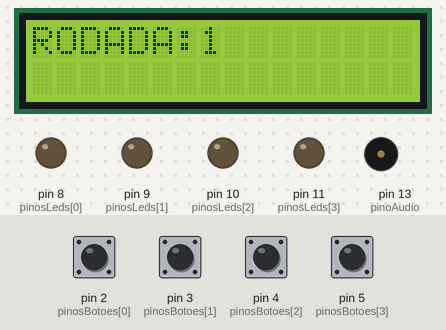
A sketch run on a simulated Arduino Uno, built with avr-gcc and run on an emulated ATmega328P. Shown: 16×2 character LCD, output pins drawn as LEDs (lit = HIGH), buzzer (waves = sounding). The test bench sets the inputs (shaded band); at power-on: pin 2 (pinosBotoes[0]), pin 3 (pinosBotoes[1]), pin 4 (pinosBotoes[2]), pin 5 (pinosBotoes[3]) HIGH. Random numbers use the default seed unless the sketch sets one.

Above: at 1.7 s.
1.8 s: pin 2 (pinosBotoes[0]) pulled LOW for 1 s
At 4.4 s:
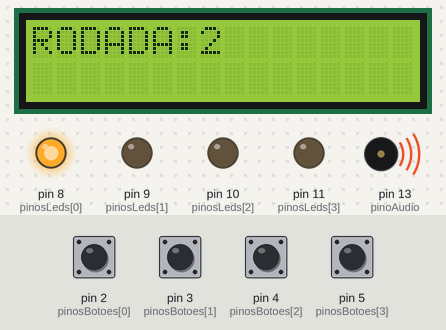
5.8 s: pin 3 (pinosBotoes[1]) pulled LOW for 0.15 s
At 8.8 s:
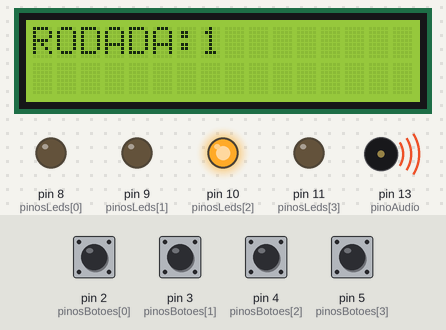
8.9 s: pin 5 (pinosBotoes[3]) pulled LOW for 1 s
At 9.48 s:
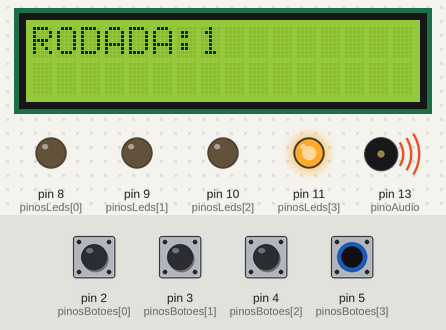
Timing chart, 0 to 14.3 s (numbered marks = the images above; inputs shaded):
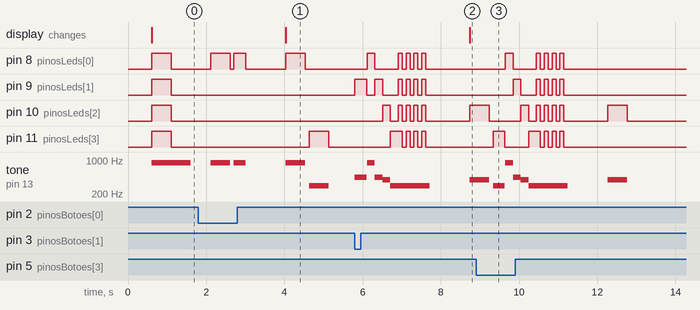

The sketch:

genius_com_tela_i2c.ino
```cpp
#include <Wire.h>
#include <LiquidCrystal_I2C.h>

#define endereco 0x27
#define colunas 16
#define linhas 2

LiquidCrystal_I2C lcd(endereco, colunas, linhas);

#define NOTE_D4 294
#define NOTE_G4 392
#define NOTE_A4 440
#define NOTE_A5 880

int tons[4] = { NOTE_A5, NOTE_A4, NOTE_G4, NOTE_D4 };
int sequencia[100] = {};
int rodada_atual = 0;
int passo_atual_na_sequencia = 0;


int pinoAudio = 13;
int pinosLeds[4] = { 8, 9, 10, 11 };
int pinosBotoes[4] = { 2, 3, 4, 5 };

int botao_pressionado = 0;
int perdeu_o_jogo = false;

void setup() {

  lcd.init();
  lcd.backlight();
  lcd.clear();
  lcd.setCursor(0, 0);
  lcd.print("GENIUS GAME");
  lcd.setCursor(0, 1);
  lcd.print("START!!!");
  delay(500);
  lcd.clear();
  lcd.setCursor(0, 0);
  lcd.print("RODADA: ");
  lcd.setCursor(7, 0);
  lcd.print(rodada_atual + 1);

  for (int i = 0; i <= 3; i++) {
    pinMode(pinosLeds[i], OUTPUT);
  }

  for (int i = 0; i <= 3; i++) {
    pinMode(pinosBotoes[i], INPUT_PULLUP);
  }

  pinMode(pinoAudio, OUTPUT);

  randomSeed(analogRead(0));
}

void loop() {
  lcd.setCursor(0, 0);
  lcd.print("RODADA: ");
  lcd.setCursor(7, 0);
  lcd.print(rodada_atual + 1);

  if (perdeu_o_jogo) {
    int sequencia[100] = {};
    rodada_atual = 0;
    passo_atual_na_sequencia = 0;
    perdeu_o_jogo = false;
    lcd.clear();
    lcd.setCursor(0, 0);
    lcd.print("RODADA: ");
    lcd.setCursor(7, 0);
    lcd.print(rodada_atual + 1);
  }

  else if (rodada_atual == 0) {
    tocarSomDeInicio();
    delay(500);
  }

  proximaRodada();
  reproduzirSequencia();
  aguardarJogador();

  delay(1000);
}

void proximaRodada() {
  int numero_sorteado = random(0, 4);
  sequencia[rodada_atual++] = numero_sorteado;
}

void reproduzirSequencia() {
  for (int i = 0; i < rodada_atual; i++) {
    tone(pinoAudio, tons[sequencia[i]]);
    digitalWrite(pinosLeds[sequencia[i]], HIGH);
    delay(500);
    noTone(pinoAudio);
    digitalWrite(pinosLeds[sequencia[i]], LOW);
    delay(100);
  }
  noTone(pinoAudio);
}

void aguardarJogador() {
  for (int i = 0; i < rodada_atual; i++) {
    aguardarJogada();
    verificarJogada();

    if (perdeu_o_jogo) {
      break;
    }

    passo_atual_na_sequencia++;
  }

  passo_atual_na_sequencia = 0;
}

void aguardarJogada() {
  bool jogada_efetuada = false;
  while (!jogada_efetuada) {
    for (int i = 0; i <= 3; i++) {
      if (digitalRead(pinosBotoes[i]) == LOW) {
        botao_pressionado = i;

        tone(pinoAudio, tons[i]);
        digitalWrite(pinosLeds[i], HIGH);
        delay(300);
        digitalWrite(pinosLeds[i], LOW);
        noTone(pinoAudio);

        jogada_efetuada = true;
      }
    }
    delay(10);
  }
}

void verificarJogada() {
  if (sequencia[passo_atual_na_sequencia] != botao_pressionado) {
    for (int i = 0; i <= 3; i++) {
      tone(pinoAudio, tons[i]);
      digitalWrite(pinosLeds[i], HIGH);
      delay(200);
      digitalWrite(pinosLeds[i], LOW);
      noTone(pinoAudio);
    }

    tone(pinoAudio, tons[3]);
    for (int i = 0; i <= 3; i++) {
      digitalWrite(pinosLeds[0], HIGH);
      digitalWrite(pinosLeds[1], HIGH);
      digitalWrite(pinosLeds[2], HIGH);
      digitalWrite(pinosLeds[3], HIGH);
      delay(100);
      digitalWrite(pinosLeds[0], LOW);
      digitalWrite(pinosLeds[1], LOW);
      digitalWrite(pinosLeds[2], LOW);
      digitalWrite(pinosLeds[3], LOW);
      delay(100);
    }
    noTone(pinoAudio);

    perdeu_o_jogo = true;
  }
}

void tocarSomDeInicio() {
  tone(pinoAudio, tons[0]);
  digitalWrite(pinosLeds[0], HIGH);
  digitalWrite(pinosLeds[1], HIGH);
  digitalWrite(pinosLeds[2], HIGH);
  digitalWrite(pinosLeds[3], HIGH);
  delay(500);
  digitalWrite(pinosLeds[0], LOW);
  digitalWrite(pinosLeds[1], LOW);
  digitalWrite(pinosLeds[2], LOW);
  digitalWrite(pinosLeds[3], LOW);
  delay(500);
  noTone(pinoAudio);
}
```

Measured:
- after the input at 1.8 s, pin 11 (pinosLeds[3]): LOW → HIGH after 2.8 s, → LOW 0.50 s later; the display: changes after 2.2 s (image 1)
- after the input at 5.8 s, pin 8 (pinosLeds[0]): goes HIGH 0.20 s, LOW 0.60 s, 3 × (HIGH 0.10 s, LOW 0.10 s), HIGH 0.10 s, then LOW, starting after 0.31 s; pin 9 (pinosLeds[1]): goes HIGH 0.30 s, LOW 0.21 s, HIGH 0.20 s, LOW 0.40 s, 3 × (HIGH 0.10 s, LOW 0.10 s), HIGH 0.10 s, then LOW, starting at once
- after the input at 8.9 s, pin 8 (pinosLeds[0]): goes HIGH 0.20 s, LOW 0.60 s, 3 × (HIGH 0.10 s, LOW 0.10 s), HIGH 0.10 s, then LOW, starting after 0.75 s; pin 9 (pinosLeds[1]): goes HIGH 0.20 s, LOW 0.40 s, 3 × (HIGH 0.10 s, LOW 0.10 s), HIGH 0.10 s, then LOW, starting after 0.95 s
- by itself, tone on pin 13 (pinoAudio): plays 880 Hz for 0.50 s, 880 Hz for 0.30 s, 880 Hz for 0.50 s, 294 Hz for 0.50 s
